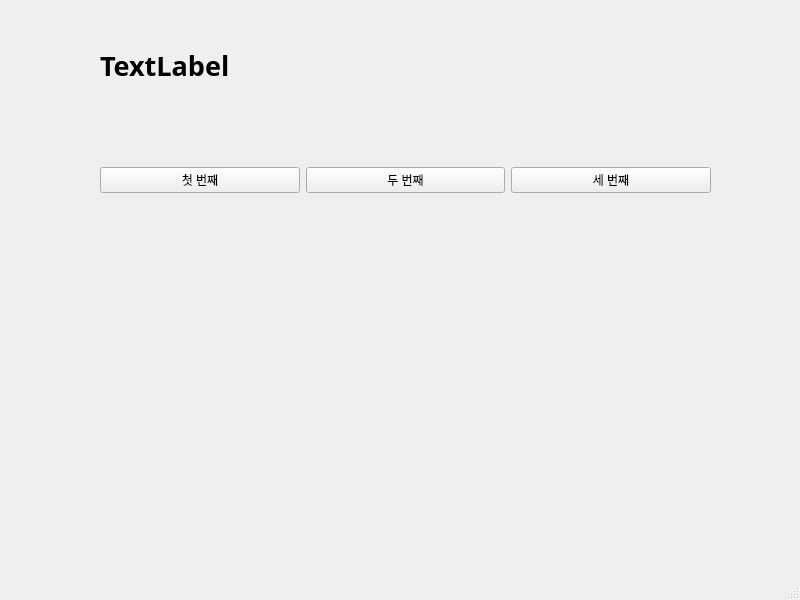
<?xml version="1.0" encoding="UTF-8"?>
<ui version="4.0">
 <class>MainWindow</class>
 <widget class="QMainWindow" name="MainWindow">
  <property name="geometry">
   <rect>
    <x>0</x>
    <y>0</y>
    <width>800</width>
    <height>600</height>
   </rect>
  </property>
  <property name="windowTitle">
   <string>MainWindow</string>
  </property>
  <widget class="QWidget" name="centralwidget">
   <widget class="QWidget" name="horizontalLayoutWidget">
    <property name="geometry">
     <rect>
      <x>100</x>
      <y>120</y>
      <width>611</width>
      <height>121</height>
     </rect>
    </property>
    <layout class="QHBoxLayout" name="horizontalLayout">
     <item>
      <widget class="QPushButton" name="pushButton_3">
       <property name="text">
        <string>첫 번째</string>
       </property>
      </widget>
     </item>
     <item>
      <widget class="QPushButton" name="pushButton">
       <property name="text">
        <string>두 번째</string>
       </property>
      </widget>
     </item>
     <item>
      <widget class="QPushButton" name="pushButton_2">
       <property name="text">
        <string>세 번째</string>
       </property>
      </widget>
     </item>
    </layout>
   </widget>
   <widget class="QLabel" name="label">
    <property name="geometry">
     <rect>
      <x>100</x>
      <y>40</y>
      <width>611</width>
      <height>51</height>
     </rect>
    </property>
    <property name="font">
     <font>
      <family>맑은 고딕</family>
      <pointsize>20</pointsize>
      <weight>75</weight>
      <bold>true</bold>
     </font>
    </property>
    <property name="text">
     <string>TextLabel</string>
    </property>
   </widget>
  </widget>
  <widget class="QMenuBar" name="menubar">
   <property name="geometry">
    <rect>
     <x>0</x>
     <y>0</y>
     <width>800</width>
     <height>26</height>
    </rect>
   </property>
  </widget>
  <widget class="QStatusBar" name="statusbar"/>
 </widget>
 <resources/>
 <connections>
  <connection>
   <sender>pushButton_3</sender>
   <signal>clicked()</signal>
   <receiver>MainWindow</receiver>
   <slot>firstClick()</slot>
   <hints>
    <hint type="sourcelabel">
     <x>152</x>
     <y>208</y>
    </hint>
    <hint type="destinationlabel">
     <x>247</x>
     <y>292</y>
    </hint>
   </hints>
  </connection>
  <connection>
   <sender>pushButton</sender>
   <signal>clicked()</signal>
   <receiver>MainWindow</receiver>
   <slot>secondClick()</slot>
   <hints>
    <hint type="sourcelabel">
     <x>348</x>
     <y>210</y>
    </hint>
    <hint type="destinationlabel">
     <x>446</x>
     <y>291</y>
    </hint>
   </hints>
  </connection>
  <connection>
   <sender>pushButton_2</sender>
   <signal>clicked()</signal>
   <receiver>MainWindow</receiver>
   <slot>thirdClick()</slot>
   <hints>
    <hint type="sourcelabel">
     <x>564</x>
     <y>215</y>
    </hint>
    <hint type="destinationlabel">
     <x>654</x>
     <y>291</y>
    </hint>
   </hints>
  </connection>
 </connections>
 <slots>
  <slot>firstClick()</slot>
  <slot>secondClick()</slot>
  <slot>thirdClick()</slot>
 </slots>
</ui>
